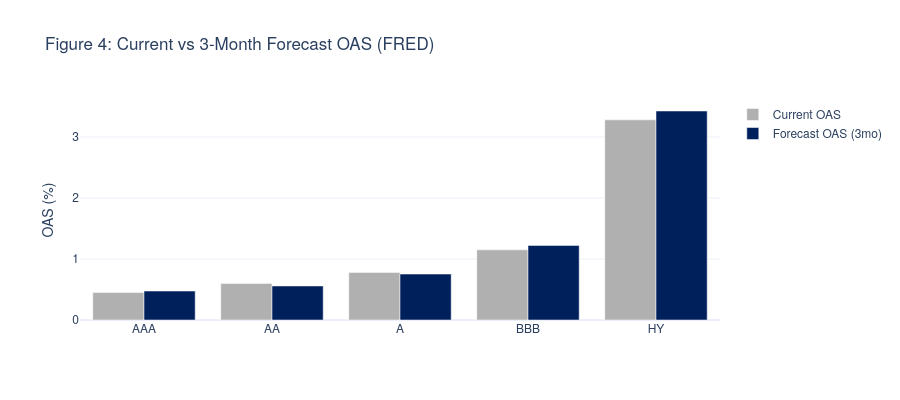
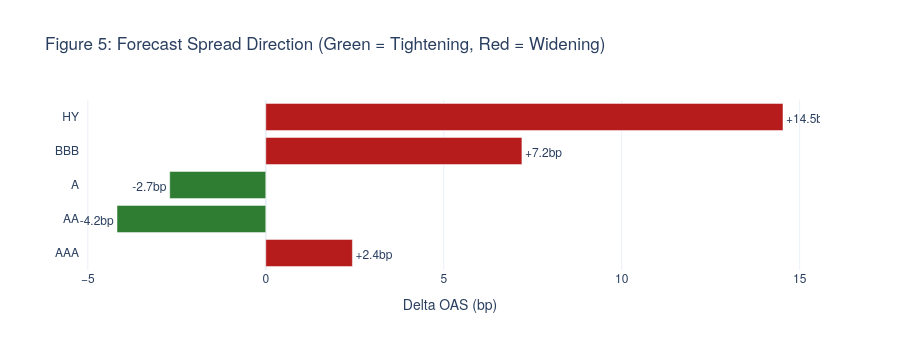

Notebook code cell kept with these figures, in order:
### Code cell
# ── Figure 4a: Current vs Forecast OAS ───────────────────────────
buckets = list(views.keys())
current = [views[b]['current_oas'] for b in buckets]
forecast = [views[b]['forecast_oas'] for b in buckets]

fig_pf = go.Figure()
fig_pf.add_trace(go.Bar(x=buckets, y=current, name='Current OAS', marker_color=SILVER))
fig_pf.add_trace(go.Bar(x=buckets, y=forecast, name='Forecast OAS (3mo)', marker_color=NAVY))
fig_pf.update_layout(
    title='Figure 4: Current vs 3-Month Forecast OAS (FRED)',
    yaxis_title='OAS (%)', barmode='group',
    template=TEMPLATE, height=400,
    font=dict(family='Helvetica Neue, Arial, sans-serif'),
)
fig_pf.show()

# Direction chart
deltas = [views[b]['delta_oas'] * 100 for b in buckets]
colors = [SAGE if d < 0 else CRIMSON for d in deltas]

fig_dir = go.Figure()
fig_dir.add_trace(go.Bar(
    y=buckets, x=deltas, orientation='h',
    marker_color=colors,
    text=[f'{d:+.1f}bp' for d in deltas],
    textposition='outside',
))
fig_dir.update_layout(
    title='Figure 5: Forecast Spread Direction (Green = Tightening, Red = Widening)',
    xaxis_title='Delta OAS (bp)',
    template=TEMPLATE, height=350,
    font=dict(family='Helvetica Neue, Arial, sans-serif'),
)
fig_dir.show()

### Figure 1 — Plotly figure (JSON) as saved in the notebook; plotly's stock layout.template omitted (floating-point values rounded to 4 significant figures)
{"data": [{"marker": {"color": "#B0B0B0"}, "name": "Current OAS", "type": "bar", "x": ["AAA", "AA", "A", "BBB", "HY"], "y": [0.45, 0.6, 0.78, 1.15, 3.28]}, {"marker": {"color": "#00205B"}, "name": "Forecast OAS (3mo)", "type": "bar", "x": ["AAA", "AA", "A", "BBB", "HY"], "y": [0.4743, 0.5582, 0.753, 1.222, 3.425]}], "layout": {"barmode": "group", "font": {"family": "Helvetica Neue, Arial, sans-serif"}, "height": 400, "title": {"text": "Figure 4: Current vs 3-Month Forecast OAS (FRED)"}, "yaxis": {"title": {"text": "OAS (%)"}}}}

### Figure 2 — Plotly figure (JSON) as saved in the notebook; plotly's stock layout.template omitted (floating-point values rounded to 4 significant figures)
{"data": [{"marker": {"color": ["#B71C1C", "#2E7D32", "#2E7D32", "#B71C1C", "#B71C1C"]}, "orientation": "h", "text": ["+2.4bp", "-4.2bp", "-2.7bp", "+7.2bp", "+14.5bp"], "textposition": "outside", "type": "bar", "x": [2.434, -4.18, -2.699, 7.197, 14.53], "y": ["AAA", "AA", "A", "BBB", "HY"]}], "layout": {"font": {"family": "Helvetica Neue, Arial, sans-serif"}, "height": 350, "title": {"text": "Figure 5: Forecast Spread Direction (Green = Tightening, Red = Widening)"}, "xaxis": {"title": {"text": "Delta OAS (bp)"}}}}
